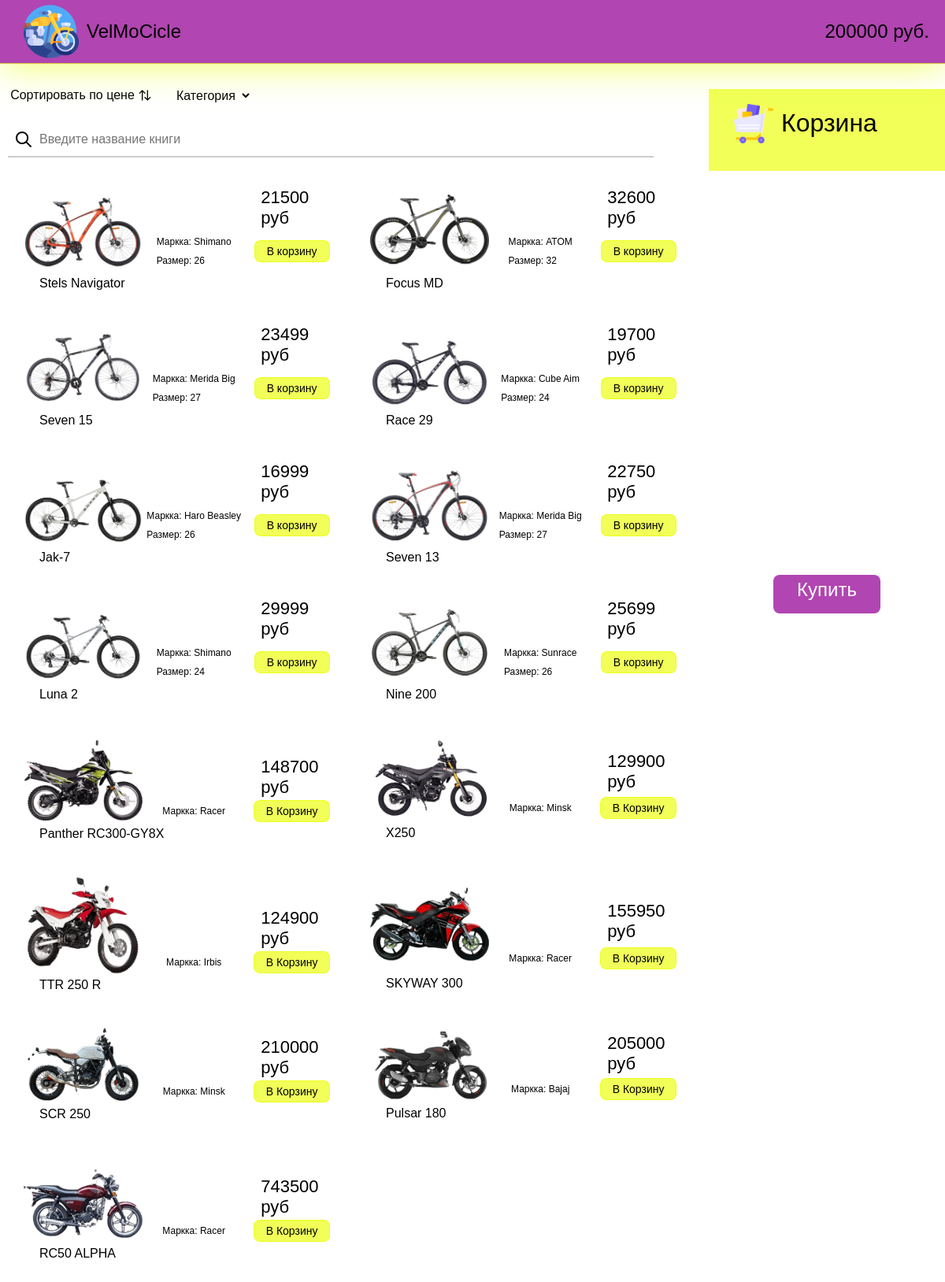
The page / on the database its author committed.
### tables this page shows
CREATE TABLE `veloes` (
  `id` int NOT NULL,
  `id_velobrand` int DEFAULT NULL,
  `veloname` varchar(45) DEFAULT NULL,
  `price` varchar(45) DEFAULT NULL,
  `razmer` varchar(45) DEFAULT NULL,
  `veloimg` varchar(45) DEFAULT NULL,
  PRIMARY KEY (`id`),
  KEY `velobrand_idx` (`id_velobrand`),
  CONSTRAINT `velobrands` FOREIGN KEY (`id_velobrand`) REFERENCES `brands` (`idbrands`)
);

CREATE TABLE `brands` (
  `idbrands` int NOT NULL AUTO_INCREMENT,
  `name` varchar(45) DEFAULT NULL,
  PRIMARY KEY (`idbrands`)
);

CREATE TABLE `motoes` (
  `id` int NOT NULL,
  `id_motobrand` varchar(45) DEFAULT NULL,
  `motoname` varchar(45) DEFAULT NULL,
  `price` varchar(45) DEFAULT NULL,
  `motoimg` varchar(45) DEFAULT NULL,
  PRIMARY KEY (`id`)
);

### index.php (the view, shortened to what this page needs)
<?php
        require_once 'conn/conn.php';
?>
<!DOCTYPE html>
<html lang="en">
<head>
    <link rel="stylesheet" href="css/reset.css">
    <link rel="stylesheet" href="css/style.css">
</head>
<body>
    <div class="head-ball-container">
        <div class="head-ball-container2">
            <div class="head-logo-cont">
            <img  src="img/logom.png" width="70" alt="logo"> VelMoCicle
            </div>
            <div class="ball-container">
                <b id="ner"></b>&nbsp;руб.
            </div>
        </div>
    </div>
    <div class="store-container">
        <div class="left-cont">
            <div class="param-cont">
                <div class="param-1">
                    Сортировать по цене <img src="img/sort.png" width="16" alt="">
                </div>
                <div class="param-2">
                        <select name="cotegories" id="">
                            <option value="0">Категория</option>
                        </select>
                </div>
                <div class="param-3">
                    <form>
                        <input type="text" name="search" placeholder="Введите название книги">
                      </form>
                </div>
            </div>
            <div class="books-item-cont">
                <div>
                    <?php
                        $tovari = mysqli_query($lin_handler, " SELECT  v.id, v.veloname, b.name, v.price, v.veloimg, v.razmer FROM veloes v
                        left join brands b on v.id_velobrand=b.idbrands");
                        $tovari= mysqli_fetch_all($tovari);
                        foreach ($tovari as $tovar) {
                        ?>
                    <div class="books-item-oneis">
                        <div class="book-img-cont"><img class="book-img" src="<?= $tovar[4] ?>" alt=""></div>
                        <div class="book-header-cont"><?= $tovar[1] ?></div>
                        <div class="book-params">
                            <p>Маркка: <?= $tovar[2] ?> <br>
                            Размер: <?= $tovar[5] ?></p>
                        </div>
                        <div class="book-price-cont"><?= $tovar[3] ?> руб</div>
                        <div class="book-buy-cont"><button class="add-to-cart" data-articul="<?= $tovar[0] ?>">В корзину</button></div>
                    </div>
                    <?php
                    }?>
                    <?php
                        $motoes = mysqli_query($lin_handler, "SELECT m.id, m.motoname, b.name, m.price, m.motoimg FROM motoes m
                        left join brands b on m.id_motobrand=b.idbrands");
                        $motoes= mysqli_fetch_all($motoes);
                        foreach ($motoes as $moto) {
                        ?>
                    <div class="books-item-oneis">
                        <div class="book-img-cont"> <img class="book-img" src="<?=$moto[4]?>" alt=""></div>
                        <div class="book-header-cont"><?=$moto[1]?></div>
                        <div class="book-params">
                            <p>Маркка: <?=$moto[2]?></p>
                        </div>
                        <div class="book-price-cont"><?=$moto[3]?> руб</div>
                        <div class="book-buy-cont"><button class="add-to-cart" data-articul="<?=$moto[0]?>">В Корзину</button></div>
                    </div>
                    <?php
                    }?>
                </div>
            </div>
        </div>
        <div class="right-cont">
            <div class="korz-cont">
                <div class="right-cont-header">
                    <img src="img/cart.png" width="50" alt="Корзина"> Корзина
                </div>
                <div  class="purchCont">
                </div>
                <div class="opl-cont">
                    <p id="afBalance"></p>
                    <p id="btnPay">Купить</p>
                </div>
            </div>
        </div>
    </div>
</body>
</html>

### rows shown on the page
veloes: veloimg (picture), veloname "Stels Navigator", id_velobrand.name "Shimano", razmer "26", price "21500"
veloes: veloimg (picture), veloname "Focus MD", id_velobrand.name "ATOM", razmer "32", price "32600"
veloes: veloimg (picture), veloname "Seven 15", id_velobrand.name "Merida Big", razmer "27", price "23499"
veloes: veloimg (picture), veloname "Race 29", id_velobrand.name "Cube Aim", razmer "24", price "19700"
veloes: veloimg (picture), veloname "Jak-7", id_velobrand.name "Haro Beasley", razmer "26", price "16999"
veloes: veloimg (picture), veloname "Seven 13", id_velobrand.name "Merida Big", razmer "27", price "22750"
veloes: veloimg (picture), veloname "Luna 2", id_velobrand.name "Shimano", razmer "24", price "29999"
veloes: veloimg (picture), veloname "Nine 200", id_velobrand.name "Sunrace", razmer "26", price "25699"
motoes: motoimg (picture), motoname "Panther RC300-GY8X", brands.name "Racer", price "148700"
motoes: motoimg (picture), motoname "X250", brands.name "Minsk", price "129900"
motoes: motoimg (picture), motoname "TTR 250 R", brands.name "Irbis", price "124900"
motoes: motoimg (picture), motoname "SKYWAY 300", brands.name "Racer", price "155950"
motoes: motoimg (picture), motoname "SCR 250", brands.name "Minsk", price "210000"
motoes: motoimg (picture), motoname "Pulsar 180", brands.name "Bajaj", price "205000"
motoes: motoimg (picture), motoname "RC50 ALPHA", brands.name "Racer", price "743500"
